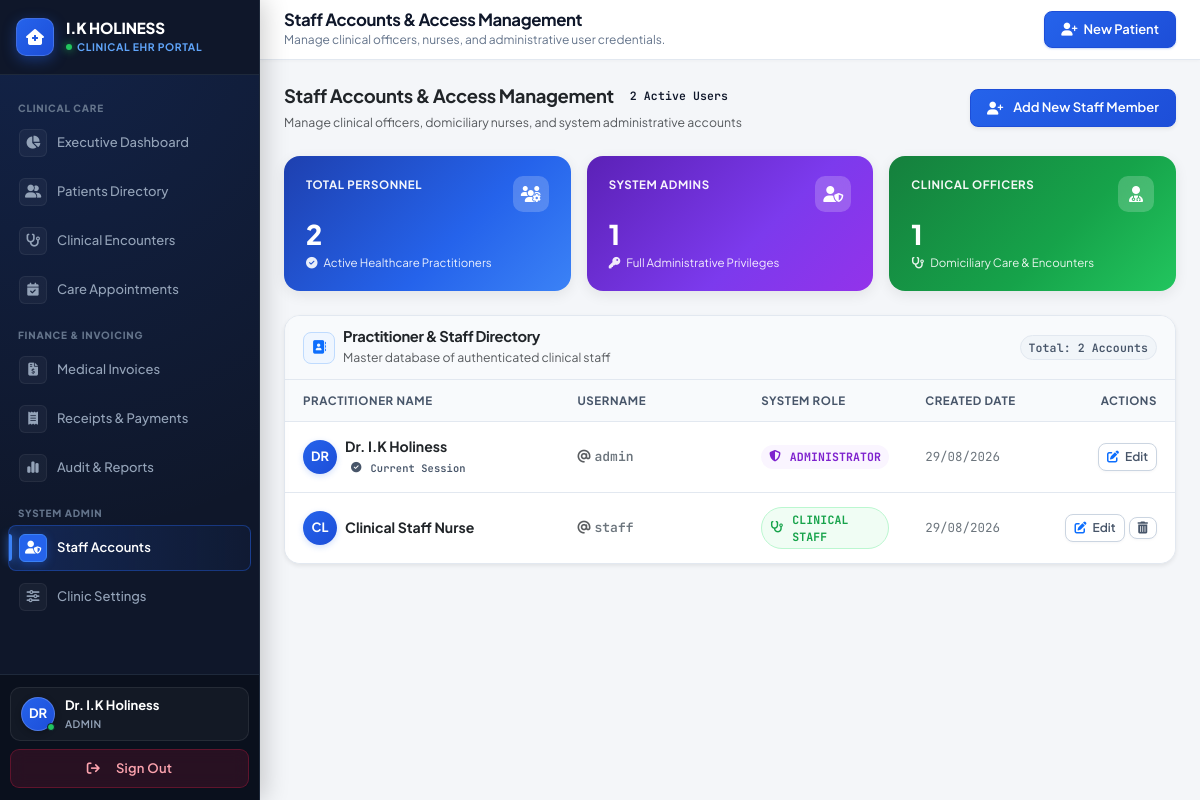
The app's page /users (signed in) with its own data.
### tables this page shows
CREATE TABLE users (
    id INT AUTO_INCREMENT PRIMARY KEY,
    username VARCHAR(50) NOT NULL,
    password_hash VARCHAR(255) NOT NULL,
    full_name VARCHAR(100) NOT NULL,
    role ENUM('admin', 'staff') NOT NULL,
    created_at TIMESTAMP DEFAULT CURRENT_TIMESTAMP,
    UNIQUE KEY idx_username (username)
);

### backend/app/Controllers/UserController.php (called while the page is built, shortened)
<?php
class UserController
{
    public function index(): void
    {
        try {
            $db = Database::getInstance()->getConnection();
            $stmt = $db->query("SELECT id, username, full_name, role, created_at FROM users ORDER BY id ASC");
            $users = $stmt->fetchAll();
            $totalUsers = count($users);
            $totalAdmins = count(array_filter($users, fn($u) => $u['role'] === 'admin'));
            $totalStaff = count(array_filter($users, fn($u) => $u['role'] === 'staff'));
        } catch (\PDOException $e) {
            $users = [];
            $totalUsers = $totalAdmins = $totalStaff = 0;
            $_SESSION['error_message'] = "Could not fetch staff accounts.";
        }
        require_once VIEWS_PATH . '/users/index.php';
        require_once VIEWS_PATH . '/shared/layout.php';
    }
}

### backend/app/Core/Router.php (called while the page is built, shortened)
<?php
class Router
{
    private array $routes = [];
    public function get(string $path, string $handler): void
    {
        $this->routes['GET'][$this->normalizePath($path)] = $handler;
    }
    public function post(string $path, string $handler): void
    {
        $this->routes['POST'][$this->normalizePath($path)] = $handler;
    }
    public function resolve(string $requestUri, string $requestMethod): void
    {
        $path = parse_url($requestUri, PHP_URL_PATH);
        $normalizedPath = $this->normalizePath($path);
        $method = strtoupper($requestMethod);
        $handler = $this->routes[$method][$normalizedPath];
        $this->executeHandler($handler);
    }
    private function normalizePath(string $path): string
    {
        $trimmed = trim($path, '/');
        return $trimmed === '' ? '/' : '/' . $trimmed;
    }
    private function executeHandler(string $handler): void
    {
        list($controllerClass, $method) = explode('@', $handler);
        $controllerInstance = new $fullControllerName();
        $controllerInstance->$method();
    }
}

### frontend/public/index.php (called while the page is built, shortened)
<?php
$requestUri = $_SERVER['REQUEST_URI'] ?? '/';
$requestPath = parse_url($requestUri, PHP_URL_PATH);
$baseNames = [
    '/ik-holiness-clinic/frontend/public',
    '/ik-holiness-clinic/public',
    '/ik-holiness-clinic',
    '/frontend/public',
    '/public',
];
foreach ($baseNames as $b) {
    if (str_starts_with($requestPath, $b)) {
        $requestPath = substr($requestPath, strlen($b));
        break;
    }
}
$routingPath = '/' . ltrim($requestPath ?? '', '/');
$router = new Router();
$router->get('/', 'HomeController@index');
$router->get('/home', 'HomeController@index');
$router->get('/services', 'HomeController@services');
$router->get('/about', 'HomeController@about');
$router->get('/request-care', 'HomeController@requestCare');
$router->get('/booking', 'HomeController@requestCare');
$router->get('/contact', 'HomeController@contact');
$router->post('/book-request', 'HomeController@bookRequest');
$router->post('/contact-submit', 'HomeController@contactSubmit');
$router->get('/login', 'AuthController@showLogin');
$router->post('/login', 'AuthController@login');
$router->get('/logout', 'AuthController@logout');
$router->get('/dashboard', 'DashboardController@index');
$router->get('/clients', 'ClientController@index');
$router->get('/clients/create', 'ClientController@create');
$router->post('/clients/store', 'ClientController@store');
$router->get('/clients/view', 'ClientController@view');
$router->get('/clients/edit', 'ClientController@edit');
$router->post('/clients/update', 'ClientController@update');
$router->get('/clients/delete', 'ClientController@delete');
$router->get('/visits', 'VisitController@index');
$router->get('/visits/create', 'VisitController@create');
$router->post('/visits/store', 'VisitController@store');
$router->get('/appointments', 'AppointmentController@index');
$router->get('/appointments/create', 'AppointmentController@create');
$router->post('/appointments/store', 'AppointmentController@store');
$router->get('/appointments/edit', 'AppointmentController@edit');
$router->get('/billing', 'BillingController@index');
$router->get('/billing/create', 'BillingController@create');
$router->post('/billing/store', 'BillingController@store');
$router->get('/billing/view', 'BillingController@view');
$router->get('/payments', 'PaymentController@index');
$router->get('/payments/create', 'PaymentController@create');
$router->post('/payments/store', 'PaymentController@store');
$router->get('/payments/receipt', 'PaymentController@receipt');
$router->get('/reports', 'ReportController@index');
$router->get('/users', 'UserController@index');
$router->get('/users/create', 'UserController@create');
$router->post('/users/store', 'UserController@store');
$router->get('/users/edit', 'UserController@edit');
$router->post('/users/update', 'UserController@update');
$router->get('/users/delete', 'UserController@delete');
$router->get('/settings', 'SettingController@index');
$router->post('/settings/update', 'SettingController@update');
$router->resolve($routingPath, $_SERVER['REQUEST_METHOD'] ?? 'GET');

### backend/app/Helpers/AuthHelper.php (called while the page is built, shortened)
<?php
class AuthHelper
{
    public static function getUserId(): ?int
    {
        return $_SESSION['user_id'] ?? null;
    }
}

### frontend/views/users/index.php (the view, shortened to what this page needs)
<div class="staff-management-wrapper">
    <div class="d-flex flex-column flex-sm-row justify-content-between align-items-start align-items-sm-center gap-3 mb-4">
        <div>
            <div class="d-flex align-items-center gap-2 mb-1">
                <h4 class="fw-bold text-dark mb-0" style="font-size: 1.15rem; letter-spacing: -0.02em;">
                    Staff Accounts & Access Management
                </h4>
                <span class="badge-pill-custom badge-blue font-mono" style="font-size: 0.72rem;">
                    <?php echo $totalUsers; ?> Active Users
                </span>
            </div>
            <small class="text-muted">Manage clinical officers, domiciliary nurses, and system administrative accounts</small>
        </div>
        <a href="<?php echo APP_URL; ?>/users/create" class="btn-primary-custom py-2 px-3 shadow-sm">
            <i class="fa-solid fa-user-plus me-1"></i> Add New Staff Member
        </a>
    </div>
    <div class="row g-3 mb-4">
        <div class="col-12 col-md-4">
            <div class="staff-kpi-card bg-grad-blue">
                <div class="d-flex justify-content-between align-items-start mb-2">
                    <span class="kpi-glass-tag">Total Personnel</span>
                    <div class="kpi-glass-icon">
                        <i class="fa-solid fa-users-gear"></i>
                    </div>
                </div>
                <div class="kpi-main-number"><?php echo $totalUsers; ?></div>
                <div class="kpi-sub-label">
                    <i class="fa-solid fa-circle-check me-1"></i> Active Healthcare Practitioners
                </div>
            </div>
        </div>
        <div class="col-12 col-md-4">
            <div class="staff-kpi-card bg-grad-purple">
                <div class="d-flex justify-content-between align-items-start mb-2">
                    <span class="kpi-glass-tag">System Admins</span>
                    <div class="kpi-glass-icon">
                        <i class="fa-solid fa-user-shield"></i>
                    </div>
                </div>
                <div class="kpi-main-number"><?php echo $totalAdmins; ?></div>
                <div class="kpi-sub-label">
                    <i class="fa-solid fa-key me-1"></i> Full Administrative Privileges
                </div>
            </div>
        </div>
        <div class="col-12 col-md-4">
            <div class="staff-kpi-card bg-grad-emerald">
                <div class="d-flex justify-content-between align-items-start mb-2">
                    <span class="kpi-glass-tag">Clinical Officers</span>
                    <div class="kpi-glass-icon">
                        <i class="fa-solid fa-user-doctor"></i>
                    </div>
                </div>
                <div class="kpi-main-number"><?php echo $totalStaff; ?></div>
                <div class="kpi-sub-label">
                    <i class="fa-solid fa-stethoscope me-1"></i> Domiciliary Care & Encounters
                </div>
            </div>
        </div>
    </div>
    <div class="ui-table-container shadow-sm">
        <div class="tanstack-table-header">
            <div class="d-flex align-items-center gap-2">
                <div class="icon-sq bg-blue-subtle text-primary" style="width: 32px; height: 32px; border-radius: 8px; display: flex; align-items: center; justify-content: center; font-size: 0.85rem;">
                    <i class="fa-solid fa-address-book"></i>
                </div>
                <div>
                    <h6 class="fw-bold text-dark mb-0" style="font-size: 0.92rem;">Practitioner & Staff Directory</h6>
                    <small class="text-muted">Master database of authenticated clinical staff</small>
                </div>
            </div>
            <span class="badge-pill-custom badge-zinc font-mono" style="font-size: 0.72rem;">
                Total: <?php echo count($users); ?> Accounts
            </span>
        </div>
        <div class="table-responsive">
            <table class="ui-table">
                <thead>
                    <tr>
                        <th style="width: 32%;">Practitioner Name</th>
                        <th style="width: 22%;">Username</th>
                        <th style="width: 18%;">System Role</th>
                        <th style="width: 16%;">Created Date</th>
                        <th style="width: 12%; text-align: right;">Actions</th>
                    </tr>
                </thead>
                <tbody>
                    <?php if (empty($users)): ?>
                        <tr>
                            <td colspan="5" class="text-center py-5 text-muted">
                                <i class="fa-solid fa-users-slash fs-3 mb-2 d-block text-muted"></i>
                                No staff accounts found. Click <strong>"Add New Staff Member"</strong> to create one.
                            </td>
                        </tr>
                    <?php else: ?>
                        <?php foreach ($users as $u): ?>
                            <tr>
                                <td>
                                    <div class="d-flex align-items-center gap-2">
                                        <div class="avatar-circle-staff flex-shrink-0">
                                            <?php echo strtoupper(substr($u['full_name'] ?? 'ST', 0, 2)); ?>
                                        </div>
                                        <div class="min-w-0">
                                            <strong class="text-dark d-block text-truncate" style="font-size: 0.88rem;">
                                                <?php echo htmlspecialchars($u['full_name']); ?>
                                            </strong>
                                            <?php if ($u['id'] == \App\Helpers\AuthHelper::getUserId()): ?>
                                                <span class="badge-pill-custom badge-blue font-mono" style="font-size: 0.65rem; padding: 1px 6px;">
                                                    <i class="fa-solid fa-circle-check me-1"></i> Current Session
                                                </span>
                                            <?php endif; ?>
                                        </div>
                                    </div>
                                </td>
                                <td>
                                    <span class="font-mono text-secondary fw-semibold" style="font-size: 0.8125rem;">
                                        <i class="fa-solid fa-at text-muted me-1"></i><?php echo htmlspecialchars($u['username']); ?>
                                    </span>
                                </td>
                                <td>
                                    <?php if ($u['role'] === 'admin'): ?>
                                        <span class="badge-pill-custom badge-purple font-mono fw-bold" style="font-size: 0.72rem;">
                                            <i class="fa-solid fa-shield-halved me-1"></i> ADMINISTRATOR
                                        </span>
                                    <?php else: ?>
                                        <span class="badge-pill-custom badge-emerald font-mono fw-bold" style="font-size: 0.72rem;">
                                            <i class="fa-solid fa-stethoscope me-1"></i> CLINICAL STAFF
                                        </span>
                                    <?php endif; ?>
                                </td>
                                <td>
                                    <span class="text-secondary font-mono" style="font-size: 0.78rem;">
                                        <?php echo date('d/m/Y', strtotime($u['created_at'])); ?>
                                    </span>
                                </td>
                                <td style="text-align: right;">
                                    <div class="d-inline-flex align-items-center gap-1">
                                        <a href="<?php echo APP_URL; ?>/users/edit?id=<?php echo $u['id']; ?>"
                                           class="btn-secondary-custom btn-sm py-1 px-2"
                                           style="font-size: 0.75rem;"
                                           title="Edit User Profile">
                                            <i class="fa-solid fa-pen-to-square text-primary"></i> Edit
                                        </a>
                                        <?php if ($u['id'] != \App\Helpers\AuthHelper::getUserId()): ?>
                                            <a href="<?php echo APP_URL; ?>/users/delete?id=<?php echo $u['id']; ?>"
                                               class="btn-secondary-custom btn-sm py-1 px-2 text-danger hover-danger"
                                               style="font-size: 0.75rem;"
                                               onclick="return confirm('Are you sure you want to delete the staff account for <?php echo htmlspecialchars($u['full_name']); ?>?');"
                                               title="Delete Account">
                                                <i class="fa-solid fa-trash-can"></i>
                                            </a>
                                        <?php endif; ?>
                                    </div>
                                </td>
                            </tr>
                        <?php endforeach; ?>
                    <?php endif; ?>
                </tbody>
            </table>
        </div>
    </div>
</div>

### records on screen
users: full_name "DR", full_name "Dr. I.K Holiness", shows "Current Session", username "admin", role "admin" (drawn), created_at "29/08/2026"
users: full_name "CL", full_name "Clinical Staff Nurse", username "staff", role "staff" (drawn), created_at "29/08/2026"

### other values on screen
substr($currentUserName ?? 'DR', 0, 2) "DR"
$currentUserName "Dr. I.K Holiness"
$currentRole "ADMIN"
$pageHeading "Staff Accounts & Access Management"
$pageSubheading "Manage clinical officers, nurses, and administrative user credentials."
$totalUsers "2"
$totalAdmins "1"
$totalStaff "1"
count($users) "2"
